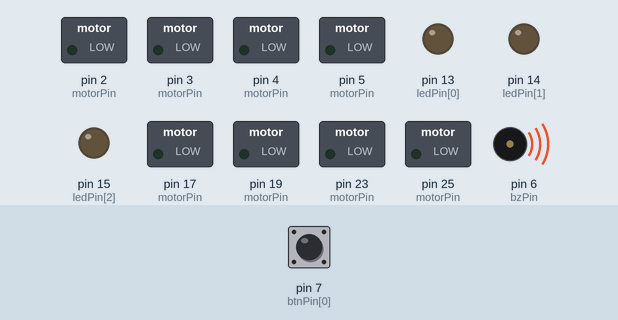
Recording of a sketch running on a simulated Arduino Mega 2560, built with avr-gcc and run on an emulated ATmega2560. On the bench: switched loads named in the sketch (green lamp = pin HIGH), output pins drawn as LEDs (lit = HIGH), buzzer (waves = sounding). The test bench sets the inputs (shaded band); at power-on: pin 7 (btnPin[0]) LOW.

Above: at 0.8 s.
0.9 s: pin 7 (btnPin[0]) pulled HIGH for 0.15 s
At 2.2 s:
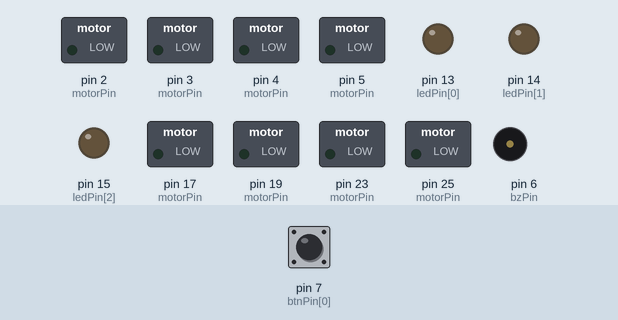
Timing chart, 0 to 3.9 s (numbered marks = the images above; inputs shaded):
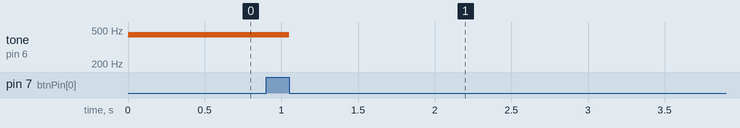

The sketch:

20240314_motor.ino
```cpp
#include "pin.h"
#include "motor.h"
#include "sensor.h"
#include "tone.h"

int power = 80;
int time = 1000;

void setup() {
  pinSetup();
  motorSetup(10, 100, 100, 100, 100);

  tone(bzPin, 440);
  waitBtn(0);
  noTone(bzPin);
}

void loop() {
  // motorP(100, 100, 100, 100, power);
  motorP(100, 100, -100, -100, power);
  delay(time);
  // motorP(100, -100, -100, 100, power);
  // delay(time);
  // motorP(-100, -100, 100, 100, power);
  // delay(time);
  // motorP(-100, 100, 100, -100, power);
  // delay(time);
  // motorP(0, 100, 0, -100, power);
  // delay(time);
  // motorP(0, -100, 0, 100, power);
  // delay(time);
  // motorP(-100, 0, 100, 0, power);
  // delay(time);
  // motorP(100, 0, -100, 0, power);
  // delay(time);
}
```

motor.h
```cpp
// Include Guard
#ifndef MOTOR_H
#define MOTOR_H

// Declaration
extern float motorNow[4];
extern short int pStep;
extern short int M1;
extern short int M2;
extern short int M3;
extern short int M4;

// Function
void motorSetup(int, short int, short int, short int, short int);
void motorRaw(float, float, float, float, int);
void motor(float, float, float, float, int);
void motorP(int, int, int, int, int);

#endif
```

pin.cpp
```cpp
// Arduino Include
#include <Arduino.h>

// Header Include
#include "pin.h"

// Constant
const unsigned short int linePin[22] = { 26, 27, 28, 29, 42, 43, 44, 45, 46, 47, 36, 37, 38, 39, 40, 41, 30, 31, 32, 33, 34, 35 };
const unsigned short int ballPin[16] = { A0, A1, A2, A3, A4, A5, A6, A7, A8, A9, A10, A11, A12, A13, A14, A15 };
const unsigned short int motorPin[4][2] = { { 19, 3 }, { 17, 2 }, { 25, 5 }, { 23, 4 } };
const unsigned short int ledPin[3] = { 13, 14, 15 };
const unsigned short int btnPin[4] = { 7, 8, 9, 10 };
const unsigned short int bzPin = 6;

// Function
// PinMode Setup
void pinSetup() {
  for (int i = 0; i < 22; i++) {
    pinMode(linePin[i], INPUT);
  }
  for (int i = 0; i < 16; i++) {
    pinMode(ballPin[i], INPUT);
  }
  for (int i = 0; i < 4; i++) {
    for (int j = 0; j < 2; j++) {
      pinMode(motorPin[i][j], OUTPUT);
    }
  }
  for (int i = 0; i < 3; i++) {
    pinMode(ledPin[i], OUTPUT);
  }
  for (int i = 0; i < 4; i++) {
    pinMode(btnPin[i], INPUT);
  }
  pinMode(bzPin, OUTPUT);

  Serial.begin(115200);
  return;
}

void waitBtn(int btn) {
  while (true) {
    if (digitalRead(btnPin[btn]) == 1) {
      while (true) {
        if (digitalRead(btnPin[btn]) == 0) {
          break;
        }
      }
      break;
    }
  }

  return;
}
```

pin.h
```cpp
// Include Guard
#ifndef PIN_H
#define PIN_H

// Declaration
extern const unsigned short int linePin[22];
extern const unsigned short int ballPin[16];
extern const unsigned short int motorPin[4][2];
extern const unsigned short int ledPin[3];
extern const unsigned short int btnPin[4];
extern const unsigned short int bzPin;
extern const unsigned short int dirPin[2];

// Function
void pinSetup(void);
void waitBtn(int);

#endif
```

sensor.cpp
```cpp
// Arduino Include
#include <Arduino.h>

// Main Include
#include "sensor.h"
#include "pin.h"

// Other Include
#include <math.h>

// Include for DirSensor
#include <Wire.h>
#include <Adafruit_Sensor.h>
#include <Adafruit_BNO055.h>
#include <utility/imumaths.h>

// DirSensor
#define BNO055_SAMPLERATE_DELAY_MS (100)
Adafruit_BNO055 bno = Adafruit_BNO055(-1, 0x28, &Wire);

// Variable
float dir;
float dirPrev;
float dirOpponent;
bool dirCalibration = false;

unsigned short int line[22];
unsigned short int lineBlock[5];

unsigned short int ball[16];
float ballX;
float ballY;
float ballAngle;
int ballSum;
short int ballBig;

// Function
// Dir ==============================================
void dirSetup(void)
{
  if (!bno.begin())
  {
    Serial.println("Ooops, no BNO055 detected ... Check your wiring or I2C ADDR!");
    while (1)
      ;
  }
  bno.setExtCrystalUse(true);
  Serial.println("BNO055 Connected Successfully!");

  return;
}

void refreshDirRaw(void)
{
  // Calibration Check
  uint8_t system, gyro, accel, mag = 0;
  bno.getCalibration(&system, &gyro, &accel, &mag);

  if (gyro != 3 || mag != 3 && dirCalibration == false)
  {
    // Serial.println("Calibration hasn't finished yet...");
    dir = 9900 + gyro * 10 + mag * 1;
    return;
  }

  // Euler Angle
  imu::Vector<3> euler = bno.getVector(Adafruit_BNO055::VECTOR_EULER);
  imu::Quaternion quat = bno.getQuat();

  // Refresh Value
  dirPrev = dir;
  dir = euler.x();
  return;
}

void refreshDir(void)
{
  refreshDirRaw();
  dir -= dirOpponent;
  dir = dir < -180 ? dir + 360 : dir;
  dir = dir > 180 ? dir - 360 : dir;
  return;
}

// Line =============================================
void refreshLine(void)
{
  for (int i = 0; i < 22; i++)
  {
    line[i] = digitalRead(linePin[i]);
  }

  if (line[0] + line[1] + line[2] + line[3] == 0)
  {
    lineBlock[0] = 0;
  }
  else
  {
    lineBlock[0] = 1;
  }

  if (line[4] + line[5] + line[6] + line[7] + line[8] + line[9] == 0)
  {
    lineBlock[1] = 0;
  }
  else
  {
    lineBlock[1] = 1;
  }

  if (line[10] + line[11] + line[12] + line[13] + line[14] + line[15] == 0)
  {
    lineBlock[2] = 0;
  }
  else
  {
    lineBlock[2] = 1;
  }

  if (line[16] + line[17] + line[18] + line[19] + line[20] + line[21] == 0)
  {
    lineBlock[3] = 0;
  }
  else
  {
    lineBlock[3] = 1;
  }

  lineBlock[4] = lineBlock[0] * 1000 + lineBlock[1] * 100 + lineBlock[2] * 10 + lineBlock[3];
  return;
}

void refreshLinePrint(void)
{
  refreshLine();
  Serial.print("↺\t");
  for (int i = 0; i < 22; i++)
  {
    Serial.print(line[i]);
    Serial.print(",");
    if(i == 3 || i == 9 || i == 15){
      Serial.print("\t");
    }
  }
  Serial.println();
  return;
}

// Ball =============================================

void refreshBall(void)
{
  ballX = 0;
  ballY = 0;
  ballBig = 0;
  ballSum = 0;
  for (int i = 0; i < 16; i++)
  {
    ball[i] = 1023 - analogRead(ballPin[i]);
    ballSum += ball[i];
    // if(ball[i] >= 300){
    //     ballX += ball[i] * cos(radians(22.5*i + 90));
    //     ballY += ball[i] * sin(radians(22.5*i + 90));
    // }
    // else{
    //   ball[i] = 0;
    // }
    if (ball[ballBig] < ball[i])
    {
      ballBig = i;
    }
  }

  // ballAngle = degrees(atan2(ballY, ballX)) - 90;
  // ballAngle = ballAngle < -180 ? ballAngle + 360 : ballAngle;
  // ballAngle = ballAngle > 180 ? ballAngle - 360 : ballAngle;

  return;
}

void refreshBallPrint(void)
{
  refreshBall();

  // for (int i = 0; i < 16; i++) {
  //     Serial.print(ball[i]);
  //     Serial.print("\t");
  // }

  Serial.print(ballBig);
  Serial.print("\t");
  Serial.print(ballSum);
  Serial.print("\t");
  return;
}
```

sensor.h
```cpp
// Include Guard
#ifndef SENSOR_H
#define SENSOR_H

// Varibales & Constants
extern float dir;
extern float dirPrev;
extern float dirOpponent;
extern bool dirCalibration;
extern unsigned short int line[22];
extern unsigned short int lineBlock[5];
extern unsigned short int ball[16];
extern float ballX;
extern float ballY;
extern float ballAngle;
extern int ballSum;
extern short int ballBig;

// Function
void dirSetup(void);
void refreshDirRaw(void);
void refreshDir(void);

void refreshLine(void);
void refreshLinePrint(void);

void refreshBall(void);
void refreshBallPrint(void);

#endif
```

tone.cpp
```cpp
// Arduino Include
#include <Arduino.h>

// Header Include
#include "tone.h"

// Other Include
#include "pin.h"

// Constant
const float soundPitch[24] = {
    261.626, // 0: C
    277.183, // 1: C#
    293.665, // 2: D
    311.327, // 3: D#
    329.628, // 4: E
    349.228, // 5: F
    369.994, // 6: F#
    391.995, // 7: G
    415.305, // 8: G#
    440.000, // 9: A
    466.164, // 10: A#
    493.883, // 11: B
    soundPitch[0] * 2,
    soundPitch[1] * 2,
    soundPitch[2] * 2,
    soundPitch[3] * 2,
    soundPitch[4] * 2,
    soundPitch[5] * 2,
    soundPitch[6] * 2,
    soundPitch[7] * 2,
    soundPitch[8] * 2,
    soundPitch[9] * 2,
    soundPitch[10] * 2,
    soundPitch[11] * 2,
};

// Function
```

tone.h
```cpp
// Include Guard
#ifndef TONE_H
#define TONE_H

// Declaration
extern const float soundPitch[24];

// Function
void playSound(int);

#endif
```

Measured:
- after the input at 0.9 s, tone on pin 6 (bzPin): 440 Hz → silent after 0.15 s
